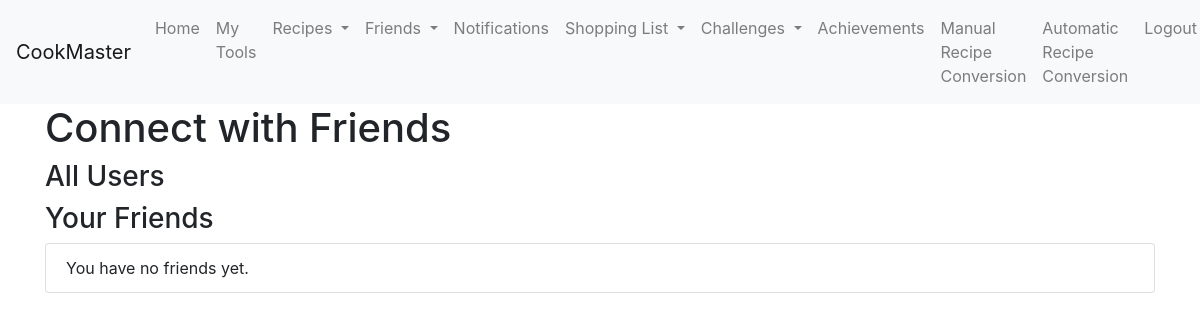
/connect_friends (signed in), run on an earlier commit of the app's database.
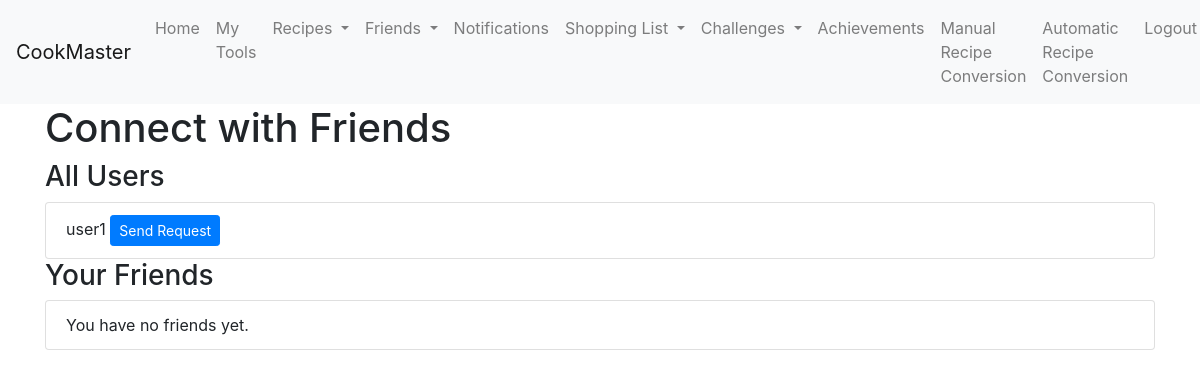
And on a later commit of the database.
### app/models.py (models this page shows)
class User(db.Model, UserMixin):
    id = db.Column(db.Integer, primary_key=True)
    username = db.Column(db.String(20), unique=True, nullable=False)
    email = db.Column(db.String(120), unique=True, nullable=False)
    password = db.Column(db.String(60), nullable=False)
    role = db.Column(db.String(10), nullable=False, default='user')
    completed_recipes = db.Column(db.Integer, default=0)
    recipes_created = db.Column(db.Integer, default=0)
    recipes_shared = db.Column(db.Integer, default=0)
    friends_connected = db.Column(db.Integer, default=0)
    shopping_lists_created = db.Column(db.Integer, default=0)
    conversion_tool_uses = db.Column(db.Integer, default=0)
    credits = db.Column(db.Integer, default=100)
    tools = db.relationship('Tool', backref='owner', lazy=True, cascade="all, delete-orphan")
    posts = db.relationship('Post', backref='author', lazy=True, cascade="all, delete-orphan")
    created_challenges = db.relationship('Challenge', backref='creator', lazy=True, overlaps="challenge_creator,created_challenges")
    participated_challenges = db.relationship('ChallengeParticipant', backref='user_participation', lazy=True, overlaps="participant,challenges_participated")

### app/user_routes.py (the view)
@user.route('/connect_friends', methods=['GET', 'POST'])
@login_required
def connect_friends():
    pending_or_accepted = db.session.query(Friendship.friend_id).filter(
        (Friendship.user_id == current_user.id) & (Friendship.status.in_(['pending', 'accepted']))
    ).union(
        db.session.query(Friendship.user_id).filter(
            (Friendship.friend_id == current_user.id) & (Friendship.status.in_(['pending', 'accepted']))
        )
    ).subquery()
    blocked_users = db.session.query(Friendship.friend_id).filter(
        (Friendship.user_id == current_user.id) & (Friendship.is_blocked == True)
    ).union(
        db.session.query(Friendship.user_id).filter(
            (Friendship.friend_id == current_user.id) & (Friendship.is_blocked == True)
        )
    ).subquery()
    users = User.query.filter(
        User.id != current_user.id,
        User.role != 'admin',
        ~User.id.in_(pending_or_accepted),  # Exclude users with pending/accepted requests
        ~User.id.in_(blocked_users)        # Exclude blocked users
    ).all()
    friends = User.query.join(Friendship, ((Friendship.user_id == current_user.id) & (Friendship.friend_id == User.id)) |
                                          ((Friendship.friend_id == current_user.id) & (Friendship.user_id == User.id)))\
                        .filter(Friendship.status == 'accepted', Friendship.is_blocked == False).all()
    added_friend = request.args.get('added_friend')  # Get the friend added, if any
    return render_template('connect_friends.html', users=users, friends=friends, added_friend=added_friend)

### app/__init__.py (called while the page is built)
@login_manager.user_loader
def load_user(user_id):
    from app.models import User  # Import the User model to access the user information
    return User.query.get(int(user_id))  # Query the database to get the user with the given user ID

### app/templates/connect_friends.html (shortened to what this page needs)
{% extends "base.html" %}
{% block content %}
<h1>Connect with Friends</h1>
<h3>All Users</h3>
<ul class="list-group">
    {% for user in users %}
        <li class="list-group-item">
            {{ user.username }}
            {% if user.id != current_user.id and user.role != 'admin' %}
                {% set friend_request = user.friendships|selectattr('friend_id', 'equalto', current_user.id)|first %}
                {% if friend_request and friend_request.status == 'pending' %}
                    <span class="badge badge-secondary">Request Sent</span>
                {% elif not friend_request and not (user in friends) %}
                    <form action="{{ url_for('user.send_friend_request', friend_id=user.id) }}" method="POST" class="d-inline">
                        <button type="submit" class="btn btn-primary btn-sm">Send Request</button>
                    </form>
                {% elif user in friends %}
                    <span class="badge badge-success">Friend</span>
                {% endif %}
            {% endif %}
        </li>
    {% endfor %}
</ul>
<h3>Your Friends</h3>
<ul class="list-group">
    {% if friends %}
        {% for friend in friends %}
            <li class="list-group-item">{{ friend.username }}</li>
        {% endfor %}
    {% else %}
        <li class="list-group-item">You have no friends yet.</li>
    {% endif %}
</ul>
{% endblock %}

What changed in the data, as far as the page shows it:
now on this page (row edited): User: username "user1"
